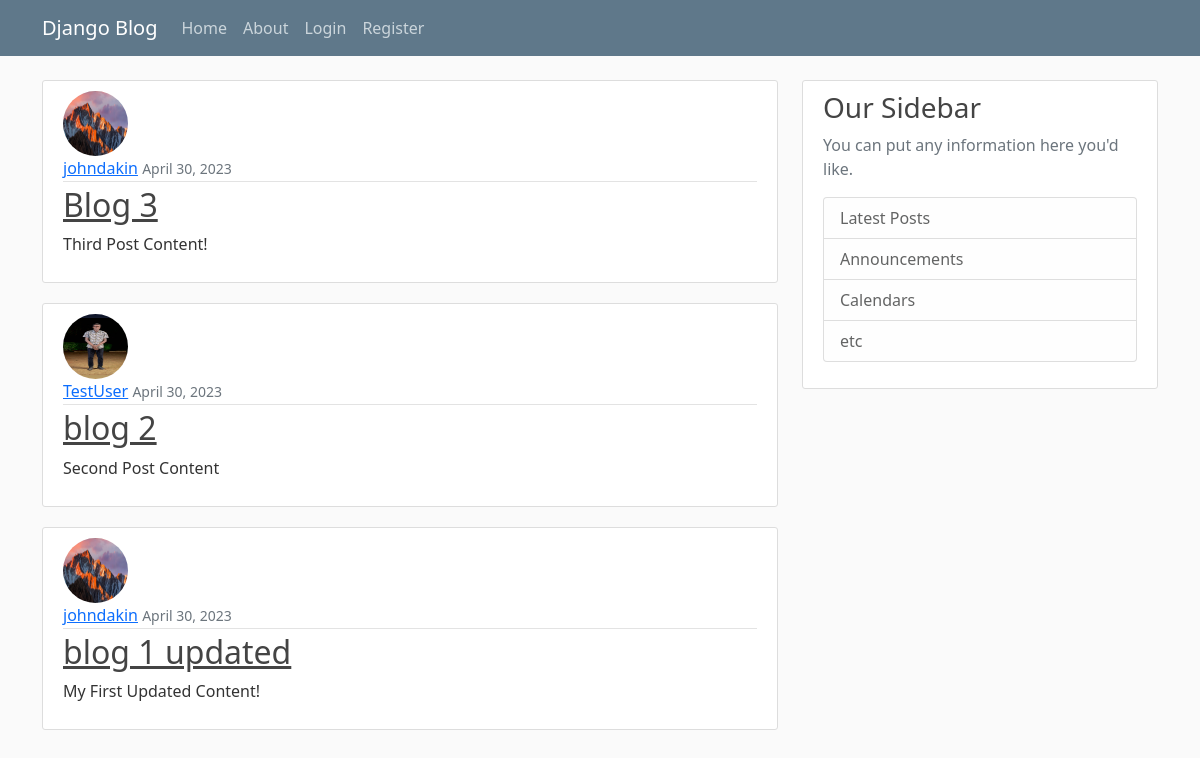
The page / on the database its author committed.
### blog/models.py (models this page shows, shortened)
class Post(models.Model):
    title = models.CharField(max_length=100)
    content = models.TextField()
    date_posted = models.DateTimeField(default=timezone.now)
    author = models.ForeignKey(User , on_delete=models.CASCADE)

### users/models.py (models this page shows, shortened)
class Profile(models.Model):
    user = models.OneToOneField(User, on_delete=models.CASCADE)
    image = models.ImageField(default='detault.jpg', upload_to='profile_pics')

### blog/views.py (the view)
# urls.py: path('',PostListView.as_view(), name='blog-home'),
class PostListView(ListView):
    model = Post
    template_name = 'blog/home.html'
    context_object_name = 'posts'
    ordering = ['-date_posted']

### blog/templates/blog/home.html
{% extends 'blog/base.html'%}
{% block content %}
{% for post in posts %}
<article class="media content-section">
  <img  src="{{ post.author.profile.image.url }}" class="rounded-circle article-img">
  <div class="media-body">
    <div class="article-metadata">
      <a class="mr-2" href="#">{{ post.author }}</a>
      <small class="text-muted">{{ post.date_posted|date:'F d, Y' }}</small>
    </div>
    <h2><a class="article-title" href="{% url 'post-detail' post.id%}">{{ post.title }}</a></h2>
    <p class="article-content">{{ post.content }}</p>
  </div>
</article>
{% endfor%}
{% endblock %}

### blog/templates/blog/base.html (shortened to what this page needs)
{% load static %}
<!DOCTYPE html>
<html lang="en">
<head>
    <link href="https://cdn.jsdelivr.net/npm/bootstrap@5.0.2/dist/css/bootstrap.min.css" rel="stylesheet"
>
    <link rel="stylesheet" href="{% static 'blog/main.css' %}">
</head>
<body>
    <header class="site-header">
        <nav class="navbar navbar-expand-md navbar-dark bg-steel fixed-top">
            <div class="container">
                <a class="navbar-brand mr-4" href="{% url 'blog-home'%}">Django Blog</a>
                <div class="collapse navbar-collapse" id="navbarToggle">
                    <div class="navbar-nav mr-auto">
                        <a class="nav-item nav-link" href="{% url 'blog-home'%}">Home</a>
                        <a class="nav-item nav-link" href="{% url 'blog-about'%}">About</a>
                    </div>
                    <div class="navbar-nav">
                        {% if user.is_authenticated %}
                            <a class="nav-item nav-link" href="{% url 'profile'%}">Profile</a>
                            <a class="nav-item nav-link" href="{% url 'logout'%}">Logout</a>
                        {% else %}
                            <a class="nav-item nav-link" href="{% url 'login'%}">Login</a>
                            <a class="nav-item nav-link" href="{% url 'register'%}">Register</a>
                        {% endif%}
                    </div>
                </div>
            </div>
        </nav>
    </header>
    <main role="main" class="container">
        <div class="row">
            <div class="col-md-8">
                {% block content %}
                {% endblock %}
            </div>
            <div class="col-md-4">
                <div class="content-section">
                    <h3>Our Sidebar</h3>
                    <p class='text-muted'>You can put any information here you'd like.
                    <ul class="list-group">
                        <li class="list-group-item list-group-item-light">Latest Posts</li>
                        <li class="list-group-item list-group-item-light">Announcements</li>
                        <li class="list-group-item list-group-item-light">Calendars</li>
                        <li class="list-group-item list-group-item-light">etc</li>
                    </ul>
                    </p>
                </div>
            </div>
        </div>
    </main>
</body>
</html>

### blog/static/blog/main.css (style rules this page uses)
body { background: #fafafa; color: #333333; margin-top: 5rem; }
h1, h2, h3, h4, h5, h6 { color: #444444; }
ul { margin: 0; }
.bg-steel { background-color: #5f788a; }
.site-header .navbar-nav .nav-link { color: #cbd5db; }
.content-section { background: #ffffff; padding: 10px 20px; border: 1px solid #dddddd; border-radius: 3px; margin-bottom: 20px; }
.article-title { color: #444444; }
.article-content { white-space: pre-line; }
.article-img { height: 65px; width: 65px; margin-right: 16px; }
.article-metadata { padding-bottom: 1px; margin-bottom: 4px; border-bottom: 1px solid #e3e3e3 }

### rows shown on the page
Post: author.profile.image (picture), author "johndakin", date_posted "April 30, 2023", title "Blog 3", content "Third Post Content!"
Post: author.profile.image (picture), author "TestUser", date_posted "April 30, 2023", title "blog 2", content "Second Post Content"
Post: author.profile.image (picture), author "johndakin", date_posted "April 30, 2023", title "blog 1 updated", content "My First Updated Content!"
